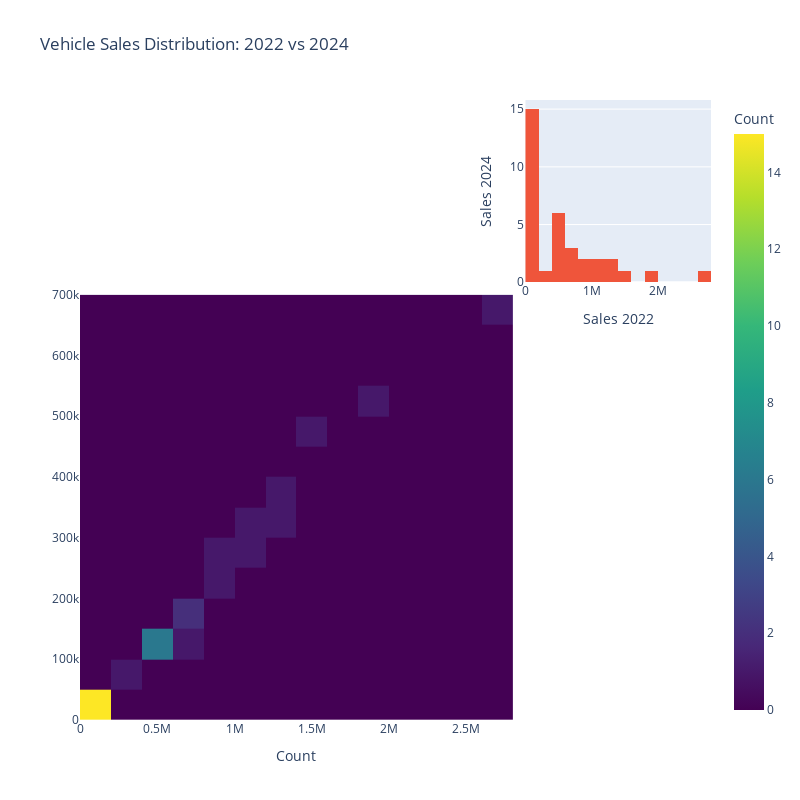

Notebook source saved alongside this figure:
### Markdown cell above
From this **jointplot** showing **Total Vehicles CAGR (%)** vs **EV CAGR (%)**:

### Observations

1. **General Decline in Total Vehicle Sales**

   * The x-axis shows all states having negative Total CAGR values (ranging roughly from -72% to -40%).
   * This confirms your earlier finding: **no state had positive growth in overall vehicle sales** between 2022 and 2024.

2. **Variation in EV CAGR**

   * The y-axis shows a wider spread for EV CAGR — some states have **positive EV growth** (up to ~~120%), while others are strongly negative (~~-100%).
   * This suggests **EV adoption trends are not strongly tied to the overall vehicle sales trend**.

3. **Weak Positive Relationship**

   * The regression line slopes slightly upward, meaning states with **less negative total CAGR** tend to have **slightly better EV CAGR**, but the correlation looks weak.
   * The confidence interval is quite wide, especially toward the extremes, indicating high variability and low predictive strength.

4. **Clusters**

   * Most states cluster in the bottom-right quadrant: **moderately negative Total CAGR (-50% to -40%)** and **negative EV CAGR (-50% to 0%)**.
   * A few outlier states in the top area (positive EV CAGR) are likely the ones leading EV adoption despite market contraction.

### Code cell
import plotly.express as px
import plotly.graph_objects as go
from plotly.subplots import make_subplots

# Create the main scatter plot
fig = make_subplots(
  rows=2, cols=2,
  column_widths=[0.7, 0.3],
  row_heights=[0.3, 0.7],
  vertical_spacing=0.02,
  horizontal_spacing=0.02,
  specs=[[None, {"type": "histogram"}],
       [{"type": "histogram2d"}, None]]
)

# Add 2D histogram
fig.add_trace(
  go.Histogram2d(
    x=df_pivot['sales_2022'],
    y=df_pivot['sales_2024'],
    colorscale='Viridis',
    nbinsx=25,
    nbinsy=25,
    colorbar=dict(title='Count')
  ),
  row=2, col=1
)

# Add marginal histograms
fig.add_trace(
  go.Histogram(x=df_pivot['sales_2022'], nbinsx=25),
  row=1, col=2
)

# Update layout
fig.update_layout(
  title='Vehicle Sales Distribution: 2022 vs 2024',
  showlegend=False,
  width=800,
  height=800,
  xaxis=dict(title='Sales 2022'),
  xaxis2=dict(title='Count'),
  yaxis=dict(title='Sales 2024')
)

fig.show()

### Figure 1 — Plotly figure (JSON) as saved in the notebook; plotly's stock layout.template omitted (floating-point values rounded to 4 significant figures)
{"data": [{"colorbar": {"title": {"text": "Count"}}, "colorscale": [[0, "#440154"], [0.1111, "#482878"], [0.2222, "#3e4989"], [0.3333, "#31688e"], [0.4444, "#26828e"], [0.5556, "#1f9e89"], [0.6667, "#35b779"], [0.7778, "#6ece58"], [0.8889, "#b5de2b"], [1, "#fde725"]], "nbinsx": 25, "nbinsy": 25, "type": "histogram2d", "x": [6373, 704776, 23240, 431543, 973626, 46750, 416058, 14247, 511642, 62394, 1320919, 605720, 104735, 135971, 443518, 1251987, 695559, 4421, 1171121, 1951224, 51914, 30244, 24207, 14176, 549339, 48208, 492701, 1016474, 9669, 1502836, 41610, 2600645, 203020, 900429], "xaxis": "x2", "y": [1908, 189146, 6800, 146247, 273060, 7867, 133971, 4006, 142562, 16814, 339069, 196523, 28964, 29411, 114848, 379658, 127547, 307, 313335, 534503, 5747, 9579, 7282, 5480, 116576, 16301, 143446, 288372, 2568, 463528, 11544, 693452, 52196, 237149], "yaxis": "y2"}, {"nbinsx": 25, "type": "histogram", "x": [6373, 704776, 23240, 431543, 973626, 46750, 416058, 14247, 511642, 62394, 1320919, 605720, 104735, 135971, 443518, 1251987, 695559, 4421, 1171121, 1951224, 51914, 30244, 24207, 14176, 549339, 48208, 492701, 1016474, 9669, 1502836, 41610, 2600645, 203020, 900429], "xaxis": "x", "yaxis": "y"}], "layout": {"height": 800, "showlegend": false, "title": {"text": "Vehicle Sales Distribution: 2022 vs 2024"}, "width": 800, "xaxis": {"anchor": "y", "domain": [0.706, 1], "title": {"text": "Sales 2022"}}, "xaxis2": {"anchor": "y2", "domain": [0, 0.686], "title": {"text": "Count"}}, "yaxis": {"anchor": "x", "domain": [0.706, 1], "title": {"text": "Sales 2024"}}, "yaxis2": {"anchor": "x2", "domain": [0, 0.686]}}}
